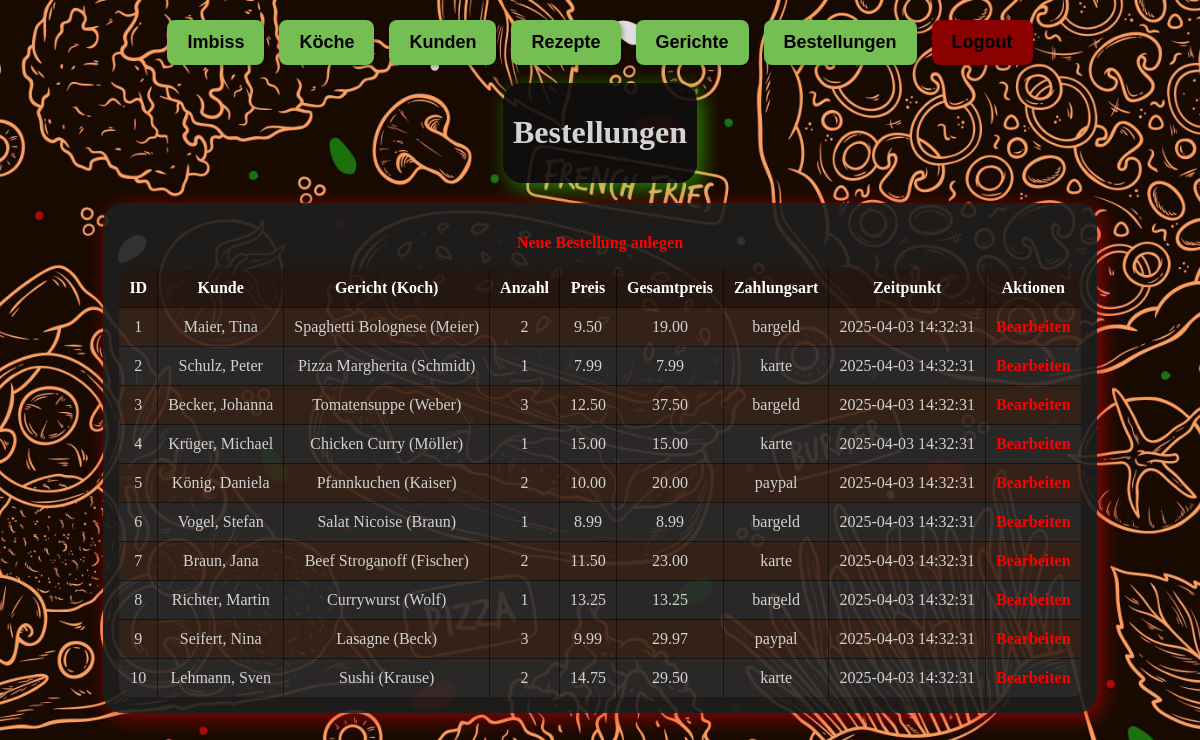
The page /bestellung/index.php on the database its author committed.
### tables this page shows
CREATE TABLE IF NOT EXISTS bestellung (
    bestellungId INT AUTO_INCREMENT PRIMARY KEY,
    kundeId INT NOT NULL,
    gerichtId INT NOT NULL,
    zeitpunkt TIMESTAMP DEFAULT CURRENT_TIMESTAMP,
    anzahl INT NOT NULL,
    preis DECIMAL(5,2) NOT NULL DEFAULT 0.00,
    zahlungsart VARCHAR(20) DEFAULT 'bargeld',

    FOREIGN KEY (kundeId) REFERENCES kunde(kundeId)
        ON DELETE CASCADE
        ON UPDATE CASCADE,
    
    FOREIGN KEY (gerichtId) REFERENCES gericht(gerichtId)
        ON DELETE CASCADE
        ON UPDATE CASCADE
);

CREATE TABLE IF NOT EXISTS kunde (
    kundeId INT AUTO_INCREMENT PRIMARY KEY,
    nachname VARCHAR(50) NOT NULL,
    vorname VARCHAR(50) NOT NULL,
    email VARCHAR(100),
    lieblingsgericht VARCHAR(255),
    plz VARCHAR(10),
    ort VARCHAR(50),
    strasse VARCHAR(50),
    strassennr VARCHAR(10),
    telefonnr VARCHAR(20)
);

CREATE TABLE IF NOT EXISTS rezept (
    rezeptId INT AUTO_INCREMENT PRIMARY KEY,
    rezeptname VARCHAR(100) NOT NULL,
    dauer INT,
    speiseart VARCHAR(50),
    rezeptbeschreibung TEXT
);

CREATE TABLE IF NOT EXISTS koch (
    kochId INT AUTO_INCREMENT PRIMARY KEY,
    nachname VARCHAR(50) NOT NULL,
    vorname VARCHAR(50) NOT NULL,
    sterne ENUM('1', '2', '3') DEFAULT '1',
    age INT,
    geschlecht ENUM('männlich', 'weiblich', 'geschlechtsneutral') DEFAULT 'geschlechtsneutral',
    spezialgebiet VARCHAR(255)
);

### _classes/Database.php (called while the page is built, shortened)
<?php
class Database {
    private static $dbHost = 'localhost';
    private static $dbName = 'imbissverwaltung';
    private static $dbUser = 'root';
    private static $dbPass = '';
    private static $conn = null;
    public static function connect() {
        if (self::$conn === null) {
            try {
                $dsn = 'mysql:host=' . self::$dbHost . ';dbname=' . self::$dbName . ';charset=utf8mb4';
                self::$conn = new PDO($dsn, self::$dbUser, self::$dbPass);
                self::$conn->setAttribute(PDO::ATTR_ERRMODE, PDO::ERRMODE_EXCEPTION);
            } catch (PDOException $e) {
                echo "Fehler bei der DB-Verbindung: " . $e->getMessage();
                exit;
            }
        }
        return self::$conn;
    }
}

### _classes/Bestellung.php (called while the page is built, shortened)
<?php
require_once __DIR__ . '/Database.php';
class Bestellung {
    private $conn;
    public function __construct() {
        $this->conn = Database::connect();
    }
    public function readAll() {
        $sql = "SELECT * FROM bestellung ORDER BY bestellungId";
        $stmt = $this->conn->query($sql);
        return $stmt->fetchAll(PDO::FETCH_ASSOC);
    }
    public function getKundeNameById($kundeId) {
        $sql = "SELECT nachname, vorname FROM kunde WHERE kundeId = :kundeId";
        $stmt = $this->conn->prepare($sql);
        $stmt->bindParam(':kundeId', $kundeId, PDO::PARAM_INT);
        $stmt->execute();
        $row = $stmt->fetch(PDO::FETCH_ASSOC);
        if ($row) {
            return $row['nachname'] . ', ' . $row['vorname'];
        }
        return '(Unbekannter Kunde)';
    }
    public function getGerichtMitKoch($gerichtId) {
        $sqlGericht = "SELECT kochId, rezeptId
                       FROM gericht
                       WHERE gerichtId = :gerichtId";
        $stmt = $this->conn->prepare($sqlGericht);
        $stmt->bindParam(':gerichtId', $gerichtId, PDO::PARAM_INT);
        $stmt->execute();
        $rowG = $stmt->fetch(PDO::FETCH_ASSOC);
        $kochId   = $rowG['kochId'];
        $rezeptId = $rowG['rezeptId'];
        $sqlKoch = "SELECT nachname FROM koch WHERE kochId = :kochId";
        $stmt2 = $this->conn->prepare($sqlKoch);
        $stmt2->bindParam(':kochId', $kochId, PDO::PARAM_INT);
        $stmt2->execute();
        $rowK = $stmt2->fetch(PDO::FETCH_ASSOC);
        $kochNachname = $rowK ? $rowK['nachname'] : '(Koch unbekannt)';
        $sqlRezept = "SELECT rezeptname FROM rezept WHERE rezeptId = :rezeptId";
        $stmt3 = $this->conn->prepare($sqlRezept);
        $stmt3->bindParam(':rezeptId', $rezeptId, PDO::PARAM_INT);
        $stmt3->execute();
        $rowR = $stmt3->fetch(PDO::FETCH_ASSOC);
        $rezeptname = $rowR ? $rowR['rezeptname'] : '(Rezept unbekannt)';
        return $rezeptname . ' (' . $kochNachname . ')';
    }
}

### bestellung/index.php (the view, shortened to what this page needs)
<?php
require_once __DIR__ . '/../_classes/Bestellung.php';
$bestellungObj = new Bestellung();
$bestellungen  = $bestellungObj->readAll();
?>
<!DOCTYPE html>
<html lang="de">
<head>
    <link rel="stylesheet" type="text/css" href="../_css/styles.css">
</head>
<body>
    <?php require_once __DIR__ . '/../_include/navigation.inc.php'; ?>
    <div class="container">
        <br>
        <div class="ueberschrift-container">
            <h1>Bestellungen</h1>
        </div>
        <div class="tabellen-container">
            <p><a href="create.php">Neue Bestellung anlegen</a></p>
            <table border="1">
                <thead>
                    <tr>
                        <th>ID</th>
                        <th>Kunde</th>
                        <th>Gericht (Koch)</th>
                        <th>Anzahl</th>
                        <th>Preis</th>
                        <th>Gesamtpreis</th>
                        <th>Zahlungsart</th>
                        <th>Zeitpunkt</th>
                        <th>Aktionen</th>
                    </tr>
                </thead>
                <tbody>
                    <?php foreach ($bestellungen as $b): ?>
                        <tr>
                            <td><?php echo htmlspecialchars($b['bestellungId']); ?></td>
                            <td>
                                <?php
                                    $kundeName = $bestellungObj->getKundeNameById($b['kundeId']);
                                    echo htmlspecialchars($kundeName);
                                ?>
                            </td>
                            <td>
                                <?php
                                    $anzeige = $bestellungObj->getGerichtMitKoch($b['gerichtId']);
                                    echo htmlspecialchars($anzeige);
                                ?>
                            </td>
                            <td><?php echo htmlspecialchars($b['anzahl']); ?></td>
                            <td><?php echo htmlspecialchars($b['preis']); ?></td>
                            <td>
                                <?php
                                    $gesamtpreis = $b['anzahl'] * $b['preis'];
                                    echo htmlspecialchars(number_format($gesamtpreis, 2));
                                ?>
                            </td>
                            <td><?php echo htmlspecialchars($b['zahlungsart']); ?></td>
                            <td><?php echo htmlspecialchars($b['zeitpunkt']); ?></td>
                            <td>
                                <a href="edit.php?bestellungId=<?php echo $b['bestellungId']; ?>">Bearbeiten</a>
                            </td>
                        </tr>
                    <?php endforeach; ?>
                </tbody>
            </table>
        </div>
    </div>
</body>
</html>

### _include/navigation.inc.php
<nav>
    <button onclick="location.href='../main/index.php'" class="nav-button">Imbiss</button>
    <button onclick="location.href='../koch/index.php'" class="nav-button">Köche</button>
    <button onclick="location.href='../kunde/index.php'" class="nav-button">Kunden</button>
    <button onclick="location.href='../rezept/index.php'" class="nav-button">Rezepte</button>
    <button onclick="location.href='../gericht/index.php'" class="nav-button">Gerichte</button>
    <button onclick="location.href='../bestellung/index.php'" class="nav-button">Bestellungen</button>
    <button onclick="window.location.href='../_login/logout.php'" class="logout-button">Logout</button>
</nav>

### _css/styles.css (style rules this page uses)
nav { display: flex; justify-content: center; gap: 15px; margin-top: 20px; }
.nav-button { background: #75be53; color: black; font-size: 18px; font-weight: bold; padding: 12px 20px; border: none; border-radius: 8px; cursor: pointer; transition: background 0.3s, transform 0.2s; box-shadow: 2px 2px 5px rgba(0, 0, 0, 0.3); }
.logout-button { background: darkred; color: black; font-size: 18px; font-weight: bold; padding: 12px 20px; border: none; border-radius: 8px; cursor: pointer; transition: background 0.3s, transform 0.2s; box-shadow: 2px 2px 5px rgba(0, 0, 0, 0.3); }
body { background: url('../_images/body-hintergrund.jpg') no-repeat center center fixed; background-size: cover; }
.container { display: flex; align-items: center; flex-direction: column; height: 100vh; }
.ueberschrift-container { background: rgba(15, 15, 15, 0.9); display: inline-block; padding: 10px; border-radius: 20px; box-shadow: 5px 5px 20px rgba(60, 255, 0, 0.5); color: #D3D3D3; text-align: center; }
.tabellen-container { background: rgba(31, 31, 31, 0.9); display: inline-block; padding: 15px; border-radius: 20px; box-shadow: 5px 5px 20px rgba(255, 0, 0, 0.5); margin: 20px auto; color: #D3D3D3; text-align: center; }
.tabellen-container table { width: 100%; border-collapse: collapse; border-radius: 10px; overflow: hidden; }
.tabellen-container th, .tabellen-container td { padding: 10px; border: 1px solid rgba(0, 0, 0, 0.5); text-align: center; }
.tabellen-container th { background: rgba(0, 0, 0, 0.3); color: #FFFFFF; font-weight: bold; }
.tabellen-container tr:nth-child(odd) { background: rgba(255, 94, 0, 0.1); }
.tabellen-container tr:nth-child(even) { background: rgba(255, 255, 255, 0.05); }
a { color: #ff0000; text-decoration: none; font-weight: bold; transition: color 0.3s ease, text-shadow 0.3s ease; }

### rows shown on the page
bestellung: bestellungId "1", kundeId.vorname "Maier, Tina", gerichtId.nachname "Spaghetti Bolognese (Meier)", anzahl "2", preis "9.50", gesamtpreis "19.00", zahlungsart "bargeld", zeitpunkt "2025-04-03 14:32:31"
bestellung: bestellungId "2", kundeId.vorname "Schulz, Peter", gerichtId.nachname "Pizza Margherita (Schmidt)", anzahl "1", preis "7.99", zahlungsart "karte", zeitpunkt "2025-04-03 14:32:31"
bestellung: bestellungId "3", kundeId.vorname "Becker, Johanna", gerichtId.nachname "Tomatensuppe (Weber)", anzahl "3", preis "12.50", gesamtpreis "37.50", zahlungsart "bargeld", zeitpunkt "2025-04-03 14:32:31"
bestellung: bestellungId "4", kundeId.vorname "Krüger, Michael", gerichtId.nachname "Chicken Curry (Möller)", anzahl "1", preis "15.00", zahlungsart "karte", zeitpunkt "2025-04-03 14:32:31"
bestellung: bestellungId "5", kundeId.vorname "König, Daniela", gerichtId.nachname "Pfannkuchen (Kaiser)", anzahl "2", preis "10.00", gesamtpreis "20.00", zahlungsart "paypal", zeitpunkt "2025-04-03 14:32:31"
bestellung: bestellungId "6", kundeId.vorname "Vogel, Stefan", gerichtId.nachname "Salat Nicoise (Braun)", anzahl "1", preis "8.99", zahlungsart "bargeld", zeitpunkt "2025-04-03 14:32:31"
bestellung: bestellungId "7", kundeId.vorname "Braun, Jana", gerichtId.nachname "Beef Stroganoff (Fischer)", anzahl "2", preis "11.50", gesamtpreis "23.00", zahlungsart "karte", zeitpunkt "2025-04-03 14:32:31"
bestellung: bestellungId "8", kundeId.vorname "Richter, Martin", gerichtId.nachname "Currywurst (Wolf)", anzahl "1", preis "13.25", zahlungsart "bargeld", zeitpunkt "2025-04-03 14:32:31"
bestellung: bestellungId "9", kundeId.vorname "Seifert, Nina", gerichtId.nachname "Lasagne (Beck)", anzahl "3", preis "9.99", gesamtpreis "29.97", zahlungsart "paypal", zeitpunkt "2025-04-03 14:32:31"
bestellung: bestellungId "10", kundeId.vorname "Lehmann, Sven", gerichtId.nachname "Sushi (Krause)", anzahl "2", preis "14.75", gesamtpreis "29.50", zahlungsart "karte", zeitpunkt "2025-04-03 14:32:31"
